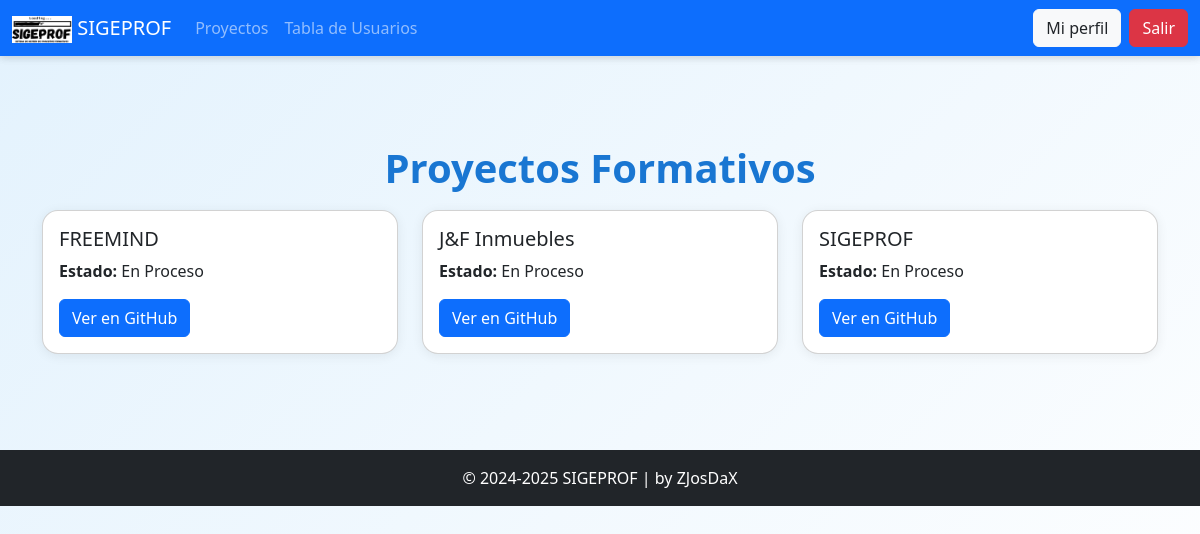
/app/home?page=proj (signed in), run on an earlier commit of the app's database.
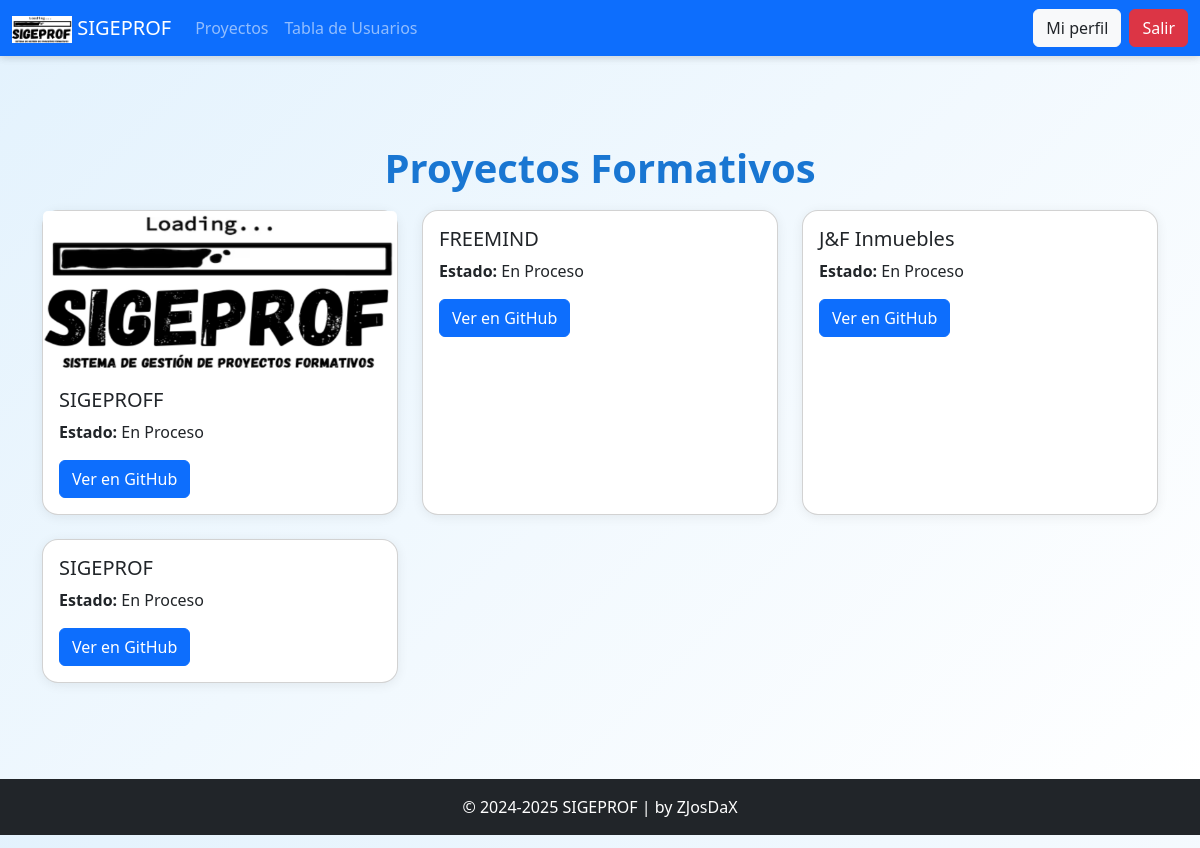
And on a later commit of the database.
### tables this page shows
CREATE TABLE `proyecto` (
  `id` int(11) NOT NULL,
  `nombre` varchar(25) NOT NULL,
  `estado` varchar(15) NOT NULL,
  `enlace` varchar(255) DEFAULT NULL,
  `foto` varchar(255) DEFAULT NULL
);

### app/proj.php (the view, shortened to what this page needs)
<!DOCTYPE html>
<html lang="es-CO" class="h-100">
<head>
  <link rel="stylesheet" href="../assets/css/bootstrap.min.css">
  <link rel="stylesheet" href="https://cdn.jsdelivr.net/npm/bootstrap-icons@1.11.3/font/bootstrap-icons.min.css">
</head>
<body class="h-100">
  <nav class="navbar navbar-expand-sm navbar-dark bg-primary fixed-top">
    <div class="container-fluid">
      <a class="navbar-brand" href="home">
        <img src="../assets/img/logo.png" alt="SIGEPROF Logo" style="width: 60px" /> SIGEPROF
      </a>
      <div class="collapse navbar-collapse" id="collapsibleNavbar">
        <ul class="navbar-nav me-auto">
          <li class="nav-item"><a class="nav-link" href="home?page=proj">Proyectos</a></li>
          <li class="nav-item"><a class="nav-link" href="home?page=tableusers">Tabla de Usuarios</a></li>
        </ul>
        <div class="d-flex">
          <a href="home?page=perfil" class="btn btn-light text-dark me-2">Mi perfil</a>
          <a href="./logout" class="btn btn-danger">Salir</a>
        </div>
      </div>
    </div>
  </nav>
  <main class="container pt-5 mt-5">
    <section class="section-card py-5">
      <h1 class="section-title text-center">Proyectos Formativos</h1>
      <?php
      include 'conn.php';
      $stmt = $conn->query("SELECT * FROM proyecto ORDER BY id DESC");
      $proyectos = $stmt->fetchAll(PDO::FETCH_ASSOC);
      if (count($proyectos) === 0) {
        echo '<p class="text-center" style="font-size: 20px;">Actualmente no hay proyectos formativos, vuelve más tarde.</p>';
      } else {
        echo '<div class="row row-cols-1 row-cols-md-3 g-4">';
        foreach ($proyectos as $proyecto) {
          echo '
          <div class="col">
            <div class="card card-proyecto h-100">
              ' . ($proyecto['foto'] ? '<img src="' . $proyecto['foto'] . '" class="card-img-top" alt="Foto del proyecto">' : '') . '
              <div class="card-body">
                <h5 class="card-title">' . htmlspecialchars($proyecto['nombre']) . '</h5>
                <p class="card-text"><strong>Estado:</strong> ' . htmlspecialchars($proyecto['estado']) . '</p>
                <a href="' . htmlspecialchars($proyecto['enlace']) . '" class="btn btn-primary" target="_blank">Ver en GitHub</a>
              </div>
            </div>
          </div>';
        }
        echo '</div>';
      }
      ?>
    </section>
  </main>
  <footer class="footer text-center bg-dark text-white py-3 mt-5">
    <div class="container">
      <span>&copy; 2024-2025 SIGEPROF | by ZJosDaX</span>
    </div>
  </footer>
</body>
</html>

What changed in the data, as far as the page shows it:
added proyecto: foto (picture), nombre "SIGEPROFF", estado "En Proceso"
